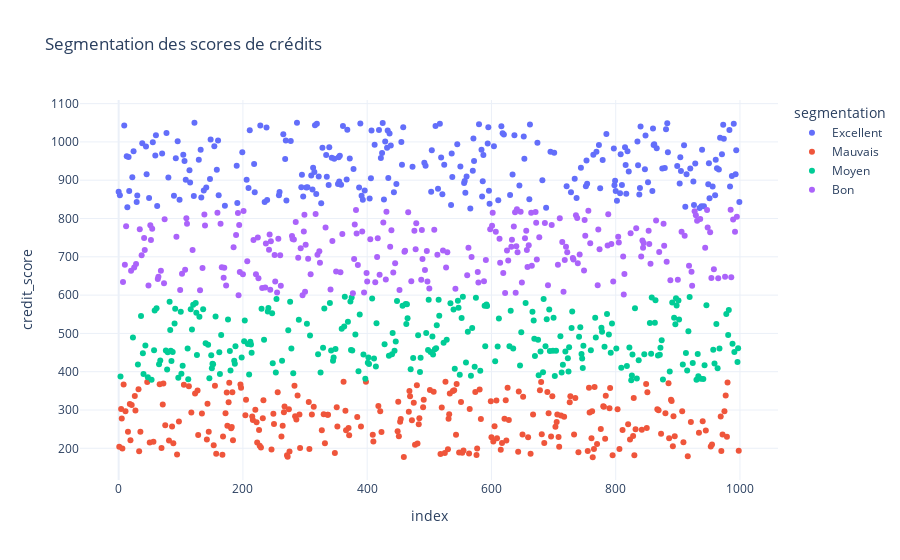

Notebook code cell kept with this figure:
### Code cell
# Grâce au précédent graphe, on peut établir une remarque
segmentation_mapping = {1 : "Excellent", 3 : "Bon", 0 : "Moyen", 2 : "Mauvais"}
data_credit_scoring["segmentation"] = data_credit_scoring["segmentation"].map(segmentation_mapping)
fig = px.scatter(data_credit_scoring,
            x = data_credit_scoring.index,
            y = "credit_score",
            color="segmentation",
            title = "Segmentation des scores de crédits"
           )

fig.show()

### Figure 1 — Plotly figure (JSON) as saved in the notebook; plotly's stock layout.template omitted (floating-point values rounded to 4 significant figures; data arrays with more than 128 entries replaced by an {"elided": "..."} marker saying what was removed)
{"data": [{"hovertemplate": "segmentation=Excellent<br>index=%{x}<br>credit_score=%{y}<extra></extra>", "legendgroup": "Excellent", "marker": {"color": "#636efa", "symbol": "circle"}, "mode": "markers", "name": "Excellent", "orientation": "v", "showlegend": true, "type": "scatter", "x": {"elided": "251 int values"}, "xaxis": "x", "y": {"elided": "251 float values"}, "yaxis": "y"}, {"hovertemplate": "segmentation=Mauvais<br>index=%{x}<br>credit_score=%{y}<extra></extra>", "legendgroup": "Mauvais", "marker": {"color": "#EF553B", "symbol": "circle"}, "mode": "markers", "name": "Mauvais", "orientation": "v", "showlegend": true, "type": "scatter", "x": {"elided": "250 int values"}, "xaxis": "x", "y": {"elided": "250 float values"}, "yaxis": "y"}, {"hovertemplate": "segmentation=Moyen<br>index=%{x}<br>credit_score=%{y}<extra></extra>", "legendgroup": "Moyen", "marker": {"color": "#00cc96", "symbol": "circle"}, "mode": "markers", "name": "Moyen", "orientation": "v", "showlegend": true, "type": "scatter", "x": {"elided": "262 int values"}, "xaxis": "x", "y": {"elided": "262 float values"}, "yaxis": "y"}, {"hovertemplate": "segmentation=Bon<br>index=%{x}<br>credit_score=%{y}<extra></extra>", "legendgroup": "Bon", "marker": {"color": "#ab63fa", "symbol": "circle"}, "mode": "markers", "name": "Bon", "orientation": "v", "showlegend": true, "type": "scatter", "x": {"elided": "237 int values"}, "xaxis": "x", "y": {"elided": "237 float values"}, "yaxis": "y"}], "layout": {"legend": {"title": {"text": "segmentation"}, "tracegroupgap": 0}, "title": {"text": "Segmentation des scores de crédits"}, "xaxis": {"anchor": "y", "domain": [0, 1], "title": {"text": "index"}}, "yaxis": {"anchor": "x", "domain": [0, 1], "title": {"text": "credit_score"}}}}
